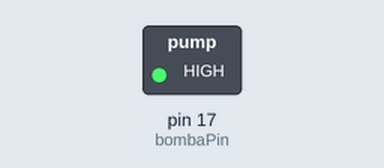
A sketch run on a simulated Arduino Uno, built with avr-gcc and run on an emulated ATmega328P. Parts: switched loads named in the sketch (green lamp = pin HIGH).

Above: at 2.5 s.
At 7.5 s:
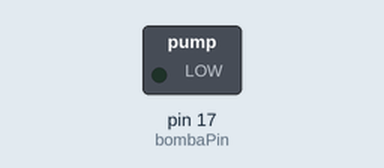
Timing chart, 0 to 13.0 s (numbered marks = the images above):
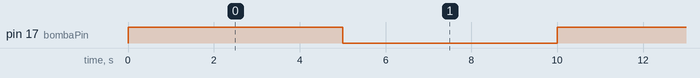

The sketch:

test_bomba.ino
```cpp
// Pin de control del TIP120 conectado a GPIO 17
const int bombaPin = 17;

void setup() {
  // Configura el pin como salida
  pinMode(bombaPin, OUTPUT);
  // Inicialmente apagado
  digitalWrite(bombaPin, LOW);
}

void loop() {
  // Enciende la bomba
  digitalWrite(bombaPin, HIGH);
  delay(5000); // espera 5 segundos

  // Apaga la bomba
  digitalWrite(bombaPin, LOW);
  delay(5000); // espera otros 5 segundos
}
```

Measured:
- by itself, pin 17 (bombaPin): alternates HIGH for 5.0 s and LOW for 5.0 s
